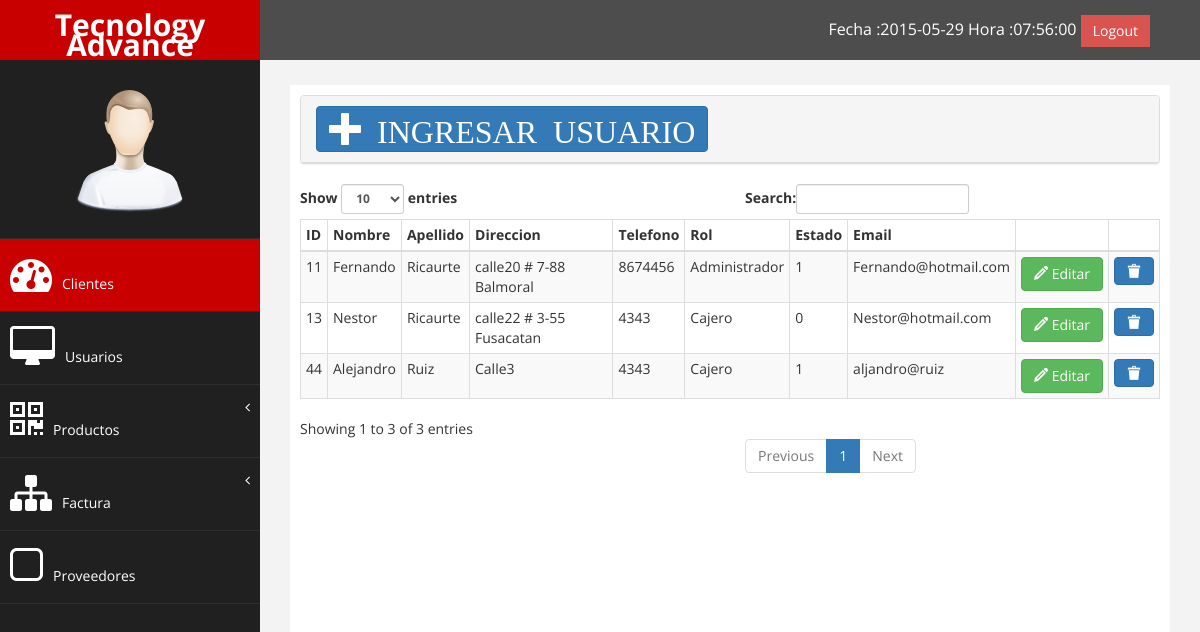
Page /index.php/usuarios (signed in) on the committed database.
### tables this page shows
CREATE TABLE IF NOT EXISTS `usuario` (
  `id_usuario` varchar(20) NOT NULL DEFAULT '',
  `email` varchar(20) DEFAULT NULL,
  `nombre` varchar(15) DEFAULT NULL,
  `apellido` varchar(15) DEFAULT NULL,
  `direccion` varchar(40) DEFAULT NULL,
  `telefono` varchar(10) DEFAULT NULL,
  `rol` varchar(20) NOT NULL,
  `estado` varchar(5) DEFAULT NULL,
  `pass` varchar(255) DEFAULT NULL,
  `salt` varchar(255) DEFAULT NULL,
  PRIMARY KEY (`id_usuario`)
);

### controlador.php (called while the page is built, shortened)
<?php
class Controlador{
 function Obj_Usuario (){
  return  $usuario=new Usuario;
 }
function  mostrar_usuario_action(){
 $mostrar_usuaio=$this->Obj_Usuario()->consultar_usuaios();
 require "Plantillas/mostrar_usuarios.php";
}
}
?>

### Modelos/conexion.php (called while the page is built, shortened)
<?php
class Conexion_DB {
private $registro = array();
 function conectar_base_de_datos(){
	 $this->conexion=mysqli_connect("localhost","root","","tecnologyadvance");
   return $this->conexion;
   }
   function Estrae_todo_registro($tabla){
       $this->consulta = "SELECT * FROM $tabla";
       $this->resultado = mysqli_query($this->conectar_base_de_datos(),  $this->consulta);
    while ( $this->fila = mysqli_fetch_assoc( $this->resultado)) {
       $this->registro[] =  $this->fila;
    }
    return     $this->registro;
  }
}
?>

### Modelos/usuarios.php (called while the page is built, shortened)
<?php
class Usuario extends Conexion_DB{
public function consultar_usuaios(){
 $this->extraido=$this->Estrae_todo_registro("usuario");
 return $this->extraido;
}
}
?>

### Plantillas/mostrar_usuarios.php (the view, shortened to what this page needs)
<div class="row">
  <div class="col-md-12 col-xs-12">
<div class="panel panel-default">
  <div class="panel-heading"><div class="panel-title">
    <button class="btn btn-primary fa-2x icon icon-plus" style="right:2333px " data-toggle="modal" data-target="#ventana_cliente"> INGRESAR  USUARIO</button>
  </div>
    </div>
    </div> </div></div>
<table id="hola" class="table table-striped table-bordered table-condensed table-hover display color2 " cellspacing="0" width="100%">
  <thead>
  <tr>
           <th>ID</th>
           <th>Nombre</th>
           <th>Apellido</th>
           <th>Direccion</th>
           <th>Telefono</th>
           <th>Rol</th>
           <th>Estado</th>
           <th>Email</th>
           <th></th>
           <th></th>
  </tr>
    </thead>
     <tbody id="Fila">
         <?php foreach( $mostrar_usuaio as $row){ ?>
        <tr id="<?php echo $row['id_usuario'];?>">
        <td ><?php echo $row['id_usuario'];?></td>
        <td id="1"><?php echo $row['nombre'];?></td>
        <td id="2"><?php echo $row['apellido'];?></td>
        <td id="3"><?php echo $row['direccion'];?></td>
        <td id="4"><?php echo $row['telefono'];?></td>
        <td id="5"><?php echo $row['rol'];?></td>
        <td id="6"><?php echo $row['estado'];?></td>
        <td id="7"><?php echo $row['email'];?></td>
        <td>  <a class="btn btn-success"  data-toggle="modal" data-target="#ventana"  id="<?php echo $row['id_usuario'];?>"><span class="icon icon-pencil"></span> Editar</a></td>
        <td><a href="eliminar_usuario?id=<?php echo $row['id_usuario'];?>" class="btn btn-primary icon icon-remove"></a></td>
      </tr>
      <?php }  ?>
     </tbody>
</table>
</div>
   </div>
<?php $contenido=ob_get_clean();
require "base2.php";
?>

### css/estilos2.css (style rules this page uses)
body { font-family:OpenSans-Light; font-size: 140%; }

### assets/css/custom.css (style rules this page uses)
body { font-family: 'Open Sans', sans-serif; }

### rows in the picture
usuario: id_usuario "11", nombre "Fernando", apellido "Ricaurte", direccion "calle20 # 7-88 Balmoral", telefono "8674456", rol "Administrador", estado "1", email "Fernando@hotmail.com"
usuario: id_usuario "13", nombre "Nestor", apellido "Ricaurte", direccion "calle22 # 3-55 Fusacatan", telefono "4343", rol "Cajero", estado "0", email "Nestor@hotmail.com"
usuario: id_usuario "44", nombre "Alejandro", apellido "Ruiz", direccion "Calle3", telefono "4343", rol "Cajero", estado "1", email "aljandro@ruiz"

### other values in the picture
strftime("%Y-%m-%d") "2015-05-29"
